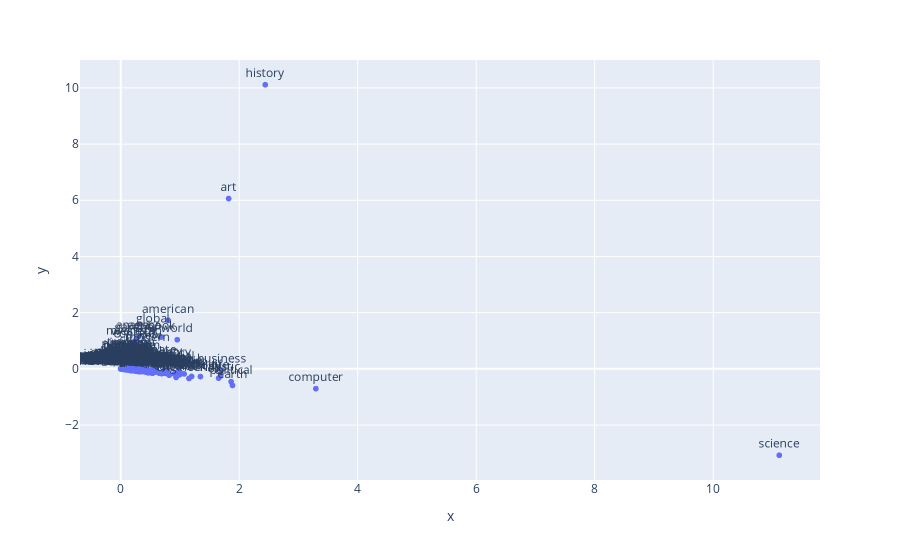

Write notebook code for a chart like this one.
### Code cell
fig = px.scatter(x=Z[:,0], y=Z[:,1], text=index_word_map, size_max=60)
fig.update_traces(textposition="top center")
fig.show()

### Figure 1 — Plotly figure (JSON) as saved in the notebook; plotly's stock layout.template omitted (floating-point values rounded to 4 significant figures; data arrays with more than 128 entries replaced by an {"elided": "..."} marker saying what was removed)
{"data": [{"hovertemplate": "x=%{x}<br>y=%{y}<br>text=%{text}<extra></extra>", "legendgroup": "", "marker": {"color": "#636efa", "symbol": "circle"}, "mode": "markers+text", "name": "", "showlegend": false, "text": {"elided": "2131 str values"}, "textposition": "top center", "type": "scattergl", "x": {"elided": "2131 float values"}, "xaxis": "x", "y": {"elided": "2131 float values"}, "yaxis": "y"}], "layout": {"legend": {"tracegroupgap": 0}, "margin": {"t": 60}, "xaxis": {"anchor": "y", "domain": [0, 1], "title": {"text": "x"}}, "yaxis": {"anchor": "x", "domain": [0, 1], "title": {"text": "y"}}}}
